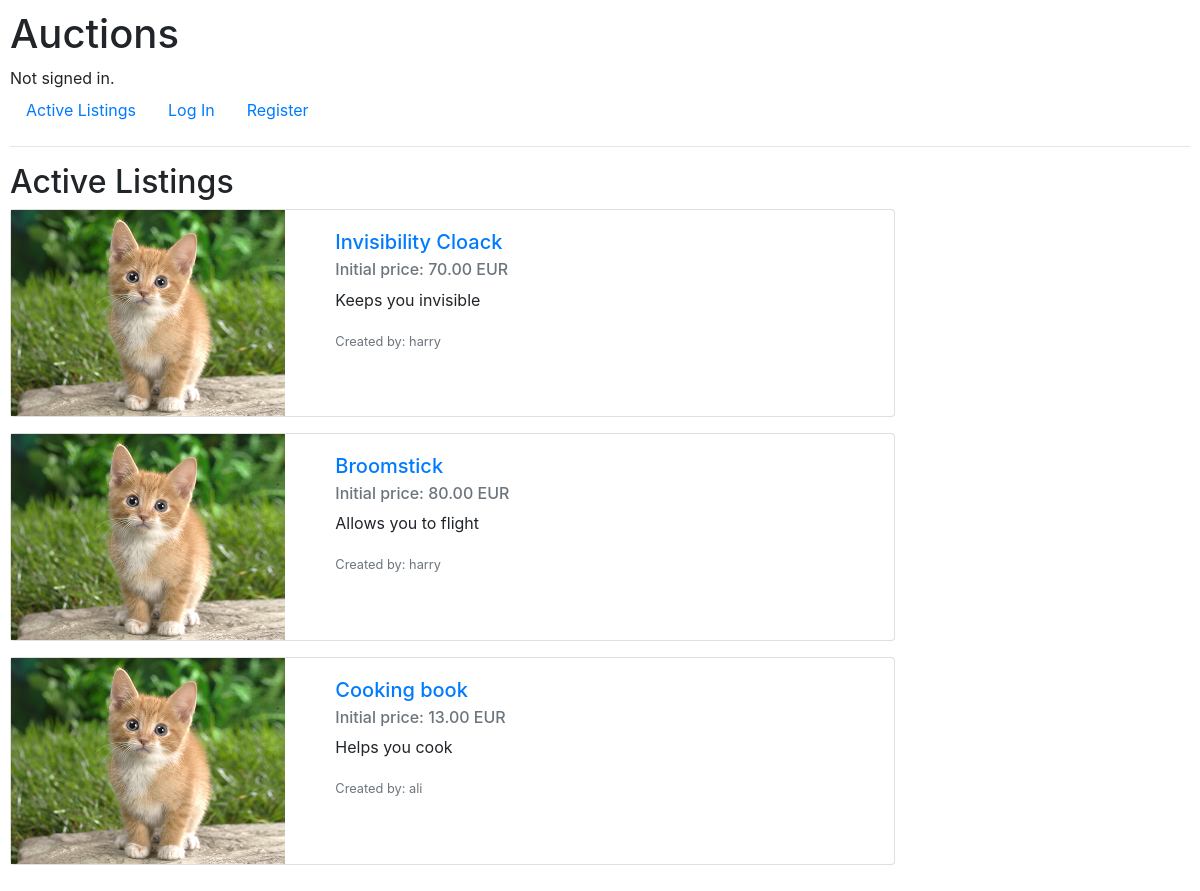
The page / on the database its author committed.
### auctions/models.py (models this page shows, shortened)
class Auction_listing(models.Model):
    title = CharField(max_length=64)
    initial_price = DecimalField(max_digits=10, decimal_places=2)
    description = TextField(blank=True)
    creator = ForeignKey(User, on_delete=models.CASCADE, related_name="created_listings")
    winner = ForeignKey(User, on_delete=models.CASCADE, related_name="won_listings", blank=True, null=True)
    is_active = BooleanField(default=True)
    image_link = URLField(max_length=500, blank=True)
    categories = ManyToManyField(Category, blank=True, related_name="listings_per_category")
    in_watch_list = ManyToManyField(User, blank=True, related_name="wishes_per_user")

class User(AbstractUser):
    pass

### auctions/views.py (the view)
# urls.py: path("", views.index, name="index"),
def index(request):
    return render(request, "auctions/index.html", {
        "Listings": Auction_listing.objects.filter(is_active = True)
    })

### auctions/templates/auctions/index.html
{% extends "auctions/layout.html" %}
{% block body %}
    <h2>Active Listings</h2>
    {% for listing in Listings %}
        <div class="card mb-3" style="max-width: 75%;">
            <div class="row g-0">
                <div class="col-md-4">
                    {% load static %} <img src="{% static "auctions/cat.jpeg"%}" class="img-fluid rounded-start" alt="...">
                </div>
                <div class="col-md-8">
                    <div class="card-body">
                        <a href="{% url 'listing_page' listing.id%}">
                            <h5 class="card-title">{{ listing.title }}</h5>
                        </a>
                        <h6 class="card-subtitle mb-2 text-muted"> Initial price: {{listing.initial_price }} EUR</h6>
                        {% if listing.description %}
                            <p class="card-text">{{listing.description}}</p>
                        {% else %}
                            <p class="card-text">No description for this item</p>
                        {% endif %}
                        <p class="card-text"><small class="text-muted">Created by: {{ listing.creator }}</small></p>
                    </div>
                </div>
            </div>
        </div>
    {% empty %}
        There are no listings
    {% endfor %}
{% endblock %}

### auctions/static/auctions/styles.css (style rules this page uses)
body { padding: 10px; }

### rows shown on the page
Auction_listing: title "Invisibility Cloack", initial_price "70.00", description "Keeps you invisible", creator "harry"
Auction_listing: title "Broomstick", initial_price "80.00", description "Allows you to flight", creator "harry"
Auction_listing: title "Cooking book", initial_price "13.00", description "Helps you cook", creator "ali"
